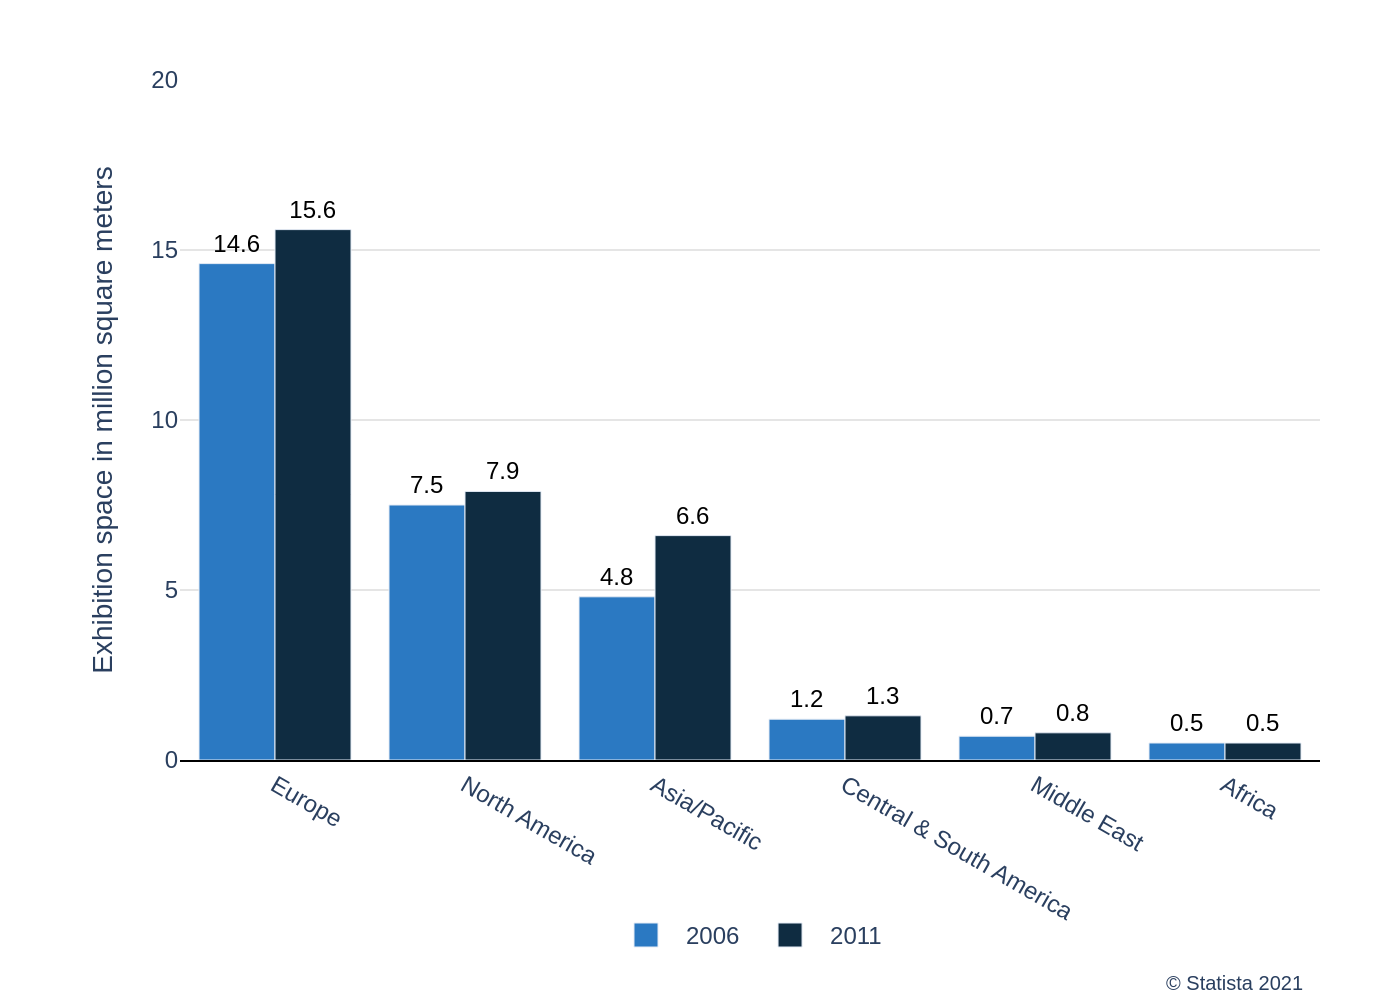

The Python source for this figure:
import sys
import json
import os
import plotly.graph_objects as go

# --- 1. Load Data from JSON ---
# Check if a command-line argument is provided
if len(sys.argv) != 2:
    print("Usage: python generate_chart.py <path_to_json_file>")
    sys.exit(1)

json_file_path = sys.argv[1]

# Read the JSON file
try:
    with open(json_file_path, 'r', encoding='utf-8') as f:
        config = json.load(f)
except FileNotFoundError:
    print(f"Error: The file '{json_file_path}' was not found.")
    sys.exit(1)
except json.JSONDecodeError:
    print(f"Error: Could not decode JSON from the file '{json_file_path}'.")
    sys.exit(1)

# Extract data, texts, and colors from the loaded JSON
chart_data = config['chart_data']
texts = config['texts']
colors = config['colors']

# --- 2. Create the Chart ---
fig = go.Figure()

# Add a bar trace for each data series
for i, series in enumerate(chart_data['series']):
    fig.add_trace(go.Bar(
        name=series['name'],
        x=chart_data['categories'],
        y=series['values'],
        marker_color=colors[i],
        text=[f'{v:.1f}' for v in series['values']],
        textposition='outside',
        textfont=dict(family="Arial", size=12, color='black'),
        cliponaxis=False  # Prevent text labels from being clipped
    ))

# --- 3. Configure Layout and Styling ---
# Combine title and subtitle if they exist
title_text = texts.get('title') or ''
if texts.get('subtitle'):
    title_text += f"<br><sub>{texts['subtitle']}</sub>"

# Combine source and note for the footer
source_text = texts.get('source') or ''
if texts.get('note'):
    source_text += f"<br>{texts['note']}"

fig.update_layout(
    font=dict(family="Arial", size=12),
    title=dict(
        text=title_text,
        x=0.05,
        xanchor='left'
    ),
    barmode='group',
    plot_bgcolor='white',
    paper_bgcolor='white',
    xaxis=dict(
        title_text=texts.get('x_axis_title'),
        showgrid=False,
        showline=True,
        linecolor='black',
        linewidth=1,
        tickfont=dict(size=12)
    ),
    yaxis=dict(
        title_text=texts.get('y_axis_title'),
        range=[0, 20],
        tickmode='linear',
        tick0=0,
        dtick=5,
        showline=False,
        gridcolor='#E5E5E5'
    ),
    legend=dict(
        orientation="h",
        yanchor="bottom",
        y=-0.3,
        xanchor="center",
        x=0.5
    ),
    margin=dict(l=90, r=40, b=120, t=40),
    annotations=[
        dict(
            text=source_text,
            showarrow=False,
            xref="paper",
            yref="paper",
            x=0.99,
            y=-0.35,
            xanchor='right',
            yanchor='bottom',
            align='right',
            font=dict(size=10)
        )
    ]
)

# --- 4. Output the Image ---
# Derive the output filename from the input JSON file path
base_filename = os.path.splitext(os.path.basename(json_file_path))[0]
output_filename = f"{base_filename}.png"

# Save the figure as a high-resolution PNG image
fig.write_image(output_filename, scale=2)

print(f"Chart successfully generated and saved to '{output_filename}'")
